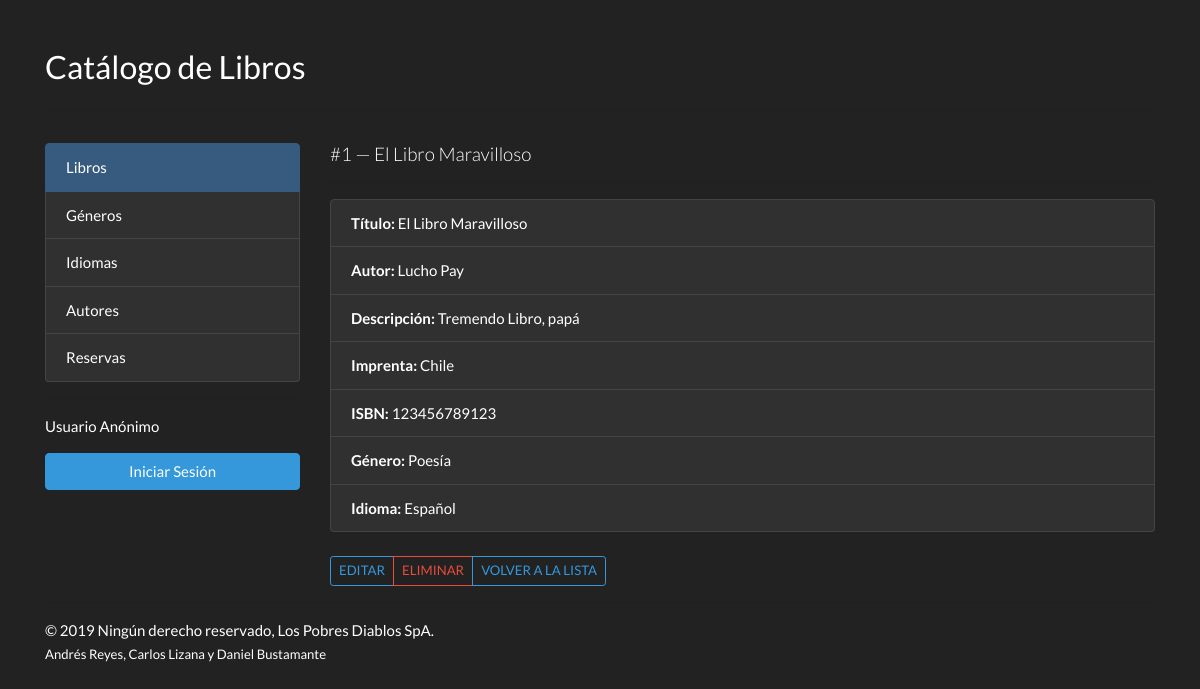
Screenshot of /books/detail/1/ with the database file from the repository.
### catalog/models.py (models this page shows, shortened)
class Book(models.Model):
    title = models.CharField(max_length=50)
    author = models.ForeignKey(Author, on_delete=models.SET_NULL, null=True)
    summary = models.TextField(max_length=1000)
    imprint = models.CharField(max_length=100)
    isbn = models.CharField(max_length=13)
    genre = models.ForeignKey(Genre, on_delete=models.SET_NULL, null=True)
    language = models.ForeignKey(Language, on_delete=models.SET_NULL, null=True)

class Author(models.Model):
    first_name = models.CharField(max_length=100)
    last_name = models.CharField(max_length=100)
    date_of_birth = models.DateField(null=True, blank=True)
    date_of_death = models.DateField('Died', null=True, blank=True)
    class Meta:
        ordering = ['last_name', 'first_name']
    def __str__(self):
        return '%s %s' % (self.first_name, self.last_name)

class Genre(models.Model):
    name = models.CharField(max_length=30)
    def __str__(self):
        return self.name

class Language(models.Model):
    name = models.CharField(max_length=100)
    def __str__(self):
        return self.name

### catalog/views.py (the view)
# urls.py: url(r'^books/detail/(?P<pk>\d+)/$', BookDetail.as_view(), name='books_detail'),
class BookDetail(DetailView):
    model = Book
    template_name = 'books/books_detail.html'

### catalog/templates/books/books_detail.html (shortened to what this page needs)
<!doctype html>
<html lang="en">
<head>
    <link rel="stylesheet" href="https://stackpath.bootstrapcdn.com/bootswatch/4.3.1/darkly/bootstrap.min.css"/>
</head>
<body>
<div class="container">
    <div class="row">
        <div class="col pt-5">
            <h3>Catálogo de Libros</h3>
        </div>
    </div>
    <hr class="pb-3"/>
    <div class="row">
        <div class="col-lg-3 order-2 order-lg-1">
            <div class="list-group">
                <a href="{% url 'catalog:books_list' %}"
                   class="list-group-item list-group-item-action active">Libros</a>
                <a href="{% url 'catalog:genres_list' %}" class="list-group-item list-group-item-action">Géneros</a>
                <a href="{% url 'catalog:languages_list' %}" class="list-group-item list-group-item-action">Idiomas</a>
                <a href="{% url 'catalog:authors_list' %}" class="list-group-item list-group-item-action">Autores</a>
                <a href="{% url 'catalog:reservations_list' %}"
                   class="list-group-item list-group-item-action">Reservas</a>
            </div>
            <hr />
            {% if user.is_authenticated %}
              Hola {{ user.username }}!
              <p><a class="btn btn-block btn-danger"  href="{% url 'logout' %}"><i class="fad fa-user"></i> Cerrar Sesión</a></p>
            {% else %}
              <p>Usuario Anónimo</p>
              <a class="btn btn-block btn-info" href="{% url 'login' %}"> Iniciar Sesión</a>
            {% endif %}
        </div>
        <div class="col-lg-9 order-1 order-lg-2">
            <h5 class="font-weight-light">#{{ book.id }} — {{ book.title }}</h5>
            <hr />
            <ul class="list-group pb-4">
                <li class="list-group-item"><strong>Título:</strong> {{ book.title }}</li>
                <li class="list-group-item"><strong>Autor:</strong> {{ book.author }}</li>
                <li class="list-group-item"><strong>Descripción:</strong> {{ book.summary }}</li>
                <li class="list-group-item"><strong>Imprenta:</strong> {{ book.imprint }}</li>
                <li class="list-group-item"><strong>ISBN:</strong> {{ book.isbn }}</li>
                <li class="list-group-item"><strong>Género:</strong> {{ book.genre }}</li>
                <li class="list-group-item"><strong>Idioma:</strong> {{ book.language }}</li>
            </ul>
            <div class="btn-group" role="group">
                <a href="{% url 'catalog:books_update' book.id %}" class="btn btn-sm btn-outline-info float-right text-uppercase">Editar </a>
                <a href="{% url 'catalog:books_delete' book.id %}" class="btn btn-sm btn-outline-danger float-right text-uppercase">Eliminar </a>
                <a href="{% url 'catalog:books_list' %}" class="btn btn-sm btn-outline-info float-right text-uppercase">Volver a la Lista </a>
            </div>
        </div>
    </div>
    <hr/>
    &copy; 2019 Ningún derecho reservado, Los Pobres Diablos SpA.<br><small>Andrés Reyes, Carlos Lizana y Daniel
    Bustamante</small>
</div>
</body>
</html>

### rows the page displays
Book: id "1", title "El Libro Maravilloso", author "Lucho Pay", summary "Tremendo Libro, papá", imprint "Chile", isbn "123456789123", genre "Poesía", language "Español"
